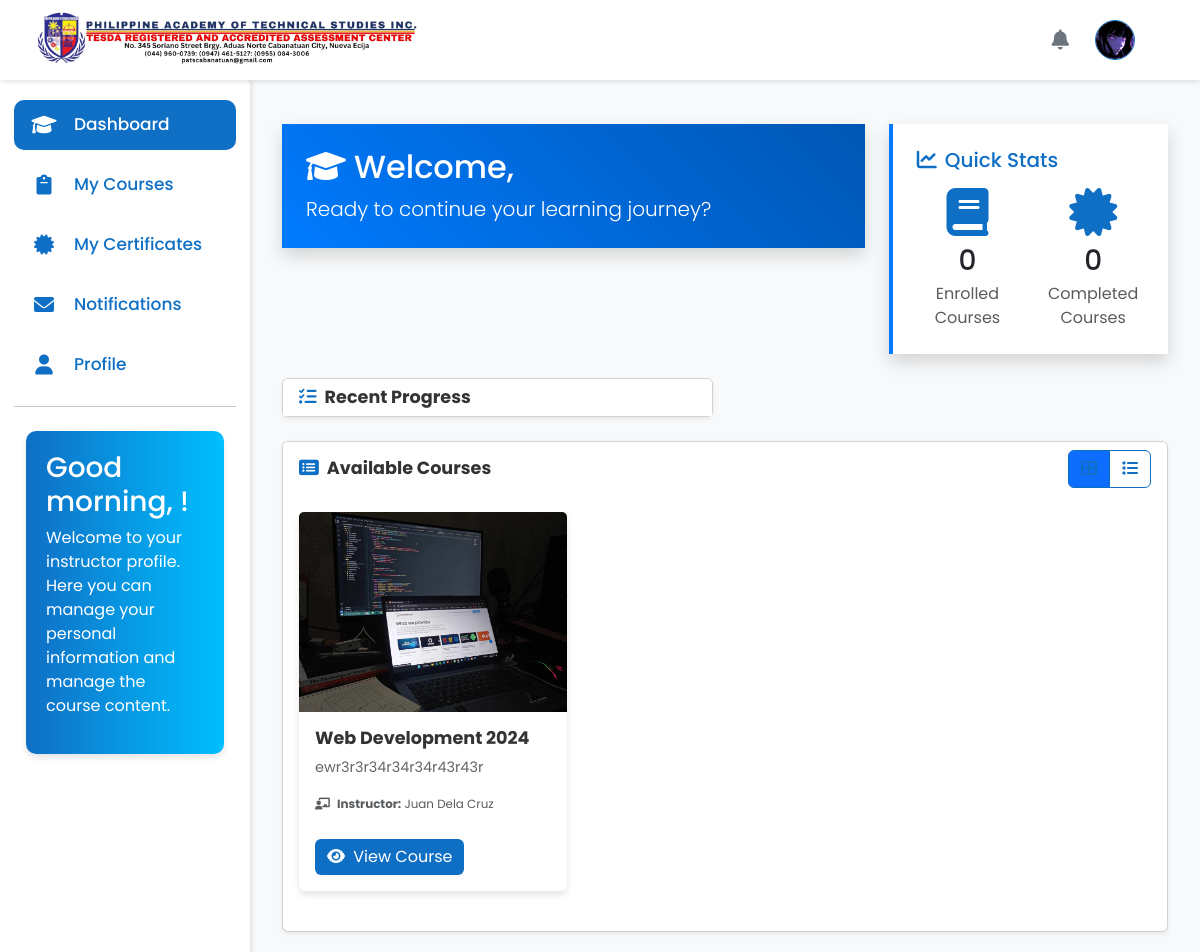
The app's page /student/s_main.php with its own data.
### tables this page shows
CREATE TABLE `courses` (
  `course_id` int(11) NOT NULL,
  `user_id` int(11) NOT NULL,
  `course_name` varchar(50) NOT NULL,
  `course_img` varchar(100) NOT NULL,
  `course_desc` text NOT NULL,
  `course_duration` int(11) NOT NULL,
  `course_code` varchar(8) NOT NULL
);

CREATE TABLE `users` (
  `user_id` int(11) NOT NULL,
  `fullname` varchar(60) NOT NULL,
  `username` varchar(30) NOT NULL,
  `profile_picture` varchar(100) NOT NULL,
  `email` varchar(40) NOT NULL,
  `password` varchar(70) NOT NULL,
  `role` varchar(15) NOT NULL,
  `otp` varchar(6) DEFAULT NULL,
  `otp_expiration` datetime DEFAULT NULL,
  `is_verified` tinyint(1) DEFAULT 0,
  `created_at` datetime NOT NULL DEFAULT current_timestamp()
);

### student/s_dashboard.php (the view, shortened to what this page needs)
<?php
$studentID = $_SESSION['userID'];
$sqlEnrolledCourses = "SELECT COUNT(*) as count FROM enrollments WHERE user_id = '$studentID'";
$resultEnrolledCourses = mysqli_query($connect, $sqlEnrolledCourses);
$enrolledCoursesCount = mysqli_fetch_assoc($resultEnrolledCourses)['count'];
$sqlCompletedCourses = "SELECT COUNT(*) as count FROM enrollments WHERE user_id = '$studentID' AND status = 'Completed'";
$resultCompletedCourses = mysqli_query($connect, $sqlCompletedCourses);
$completedCoursesCount = mysqli_fetch_assoc($resultCompletedCourses)['count'];
?>
<div class="container-fluid dashboard-container mt-4">
    <div class="row mb-4">
        <div class="col-lg-8">
            <div class="welcome-card bg-primary text-white p-4 rounded-lg shadow">
                <h2><i class="fas fa-graduation-cap me-2"></i>Welcome, <?= htmlspecialchars($_SESSION['fullname']); ?></h2>
                <p class="lead mb-0">Ready to continue your learning journey?</p>
            </div>
        </div>
        <div class="col-lg-4">
            <div class="quick-stats bg-white p-4 rounded-lg shadow">
                <h5 class="text-primary mb-3"><i class="fas fa-chart-line me-2"></i>Quick Stats</h5>
                <div class="row">
                    <div class="col-6">
                        <div class="stat-item text-center">
                            <i class="fas fa-book text-primary fa-3x mb-2"></i>
                            <h3 class="mb-1"><?= $enrolledCoursesCount; ?></h3>
                            <p class="text-muted mb-0">Enrolled Courses</p>
                        </div>
                    </div>
                    <div class="col-6">
                        <div class="stat-item text-center">
                            <i class="fas fa-certificate text-primary fa-3x mb-2"></i>
                            <h3 class="mb-1"><?= $completedCoursesCount; ?></h3>
                            <p class="text-muted mb-0">Completed Courses</p>
                        </div>
                    </div>
                </div>
            </div>
        </div>
    </div>
    <div class="row mb-4">
        <div class="col-lg-6">
            <div class="card shadow-sm">
                <div class="card-header bg-white border-0">
                    <h5 class="card-title mb-0"><i class="fas fa-tasks text-primary me-2"></i>Recent Progress</h5>
                </div>
            </div>
        </div>
        <div class="col-lg-6">
        </div>
    </div>
    <div class="card shadow-sm">
        <div class="card-header bg-white border-0 d-flex justify-content-between align-items-center">
            <h5 class="card-title mb-0"><i class="fas fa-list-alt text-primary me-2"></i>Available Courses</h5>
            <div class="btn-group" role="group" aria-label="Course view options">
                <button type="button" class="btn btn-outline-primary active" id="gridView"><i class="fas fa-th-large"></i></button>
                <button type="button" class="btn btn-outline-primary" id="listView"><i class="fas fa-list"></i></button>
            </div>
        </div>
        <div class="card-body">
            <div class="row courses" id="coursesContainer">
                <?php
                $sqlShowCourses = "
                    SELECT c.course_id, c.course_name, c.course_img, c.course_desc, u.fullname AS instructor_name,
                           e.enrollment_id, b.end_date
                    FROM courses c
                    JOIN users u ON c.user_id = u.user_id
                    LEFT JOIN enrollments e ON c.course_id = e.course_id AND e.user_id = '$studentID'
                    LEFT JOIN batches b ON e.batch_id = b.batch_id
                ";
                $resultShowCourses = mysqli_query($connect, $sqlShowCourses);
                if (mysqli_num_rows($resultShowCourses) == 0) {
                    echo '<div class="col-12"><div class="alert alert-info">No available courses</div></div>';
                } else {
                    while ($rowCourses = mysqli_fetch_assoc($resultShowCourses)) {
                        $courseID = $rowCourses['course_id'];
                        $courseName = $rowCourses['course_name'];
                        $courseImg = $rowCourses['course_img'];
                        $courseDesc = $rowCourses['course_desc'];
                        $instructorName = $rowCourses['instructor_name'];
                        $hasActiveBatches = is_null($rowCourses['end_date']) || $rowCourses['end_date'] >= date('Y-m-d');
                        ?>
                        <div class="col-md-6 col-lg-4 mb-4 course-item">
                            <div class="card h-100 course-card <?= !$hasActiveBatches ? 'ended' : 'ongoing'; ?>">
                                <div class="course-image-wrapper">
                                    <img src="../instructor/<?= htmlspecialchars($courseImg); ?>" class="card-img-top course-image" alt="<?= htmlspecialchars($courseName); ?>">
                                </div>
                                <div class="card-body d-flex flex-column">
                                    <h5 class="card-title"><?= htmlspecialchars($courseName); ?></h5>
                                    <p class="card-text course-desc flex-grow-1"><?= htmlspecialchars($courseDesc); ?></p>
                                    <div class="mt-auto">
                                        <p class="card-text instructor-name">
                                            <small class="text-muted">
                                                <i class="fas fa-chalkboard-teacher me-1"></i>
                                                <strong>Instructor:</strong> <?= htmlspecialchars($instructorName); ?>
                                            </small>
                                        </p>
                                        <?php if ($hasActiveBatches): ?>
                                            <a href="?page=s_course_details&viewContent=<?= $courseID; ?>" class="btn btn-primary mt-2">
                                                <i class="fas fa-eye me-1"></i> View Course
                                            </a>
                                        <?php else: ?>
                                            <p class="ended-message mt-2">
                                                <i class="fas fa-calendar-times me-1"></i> This course has ended.
                                            </p>
                                        <?php endif; ?>
                                    </div>
                                </div>
                            </div>
                        </div>
                    <?php
                    }
                }
                ?>
            </div>
        </div>
    </div>
</div>

### styles/sideNav.css (style rules this page uses)
* { margin: 0; padding: 0; box-sizing: border-box; font-family: 'Poppins', sans-serif; }
:root { --body-color: #cbedfd; --sidebar-color: #FFF; --primary-color: #0f6fc5; --primary-color-light: #F6F5FF; --toggle-color: #DDD; --text-color: #0f6fc5; --background-color: white; --tran-03: all 0.2s ease; --tran-04: all 0.3s ease; --tran-05: all 0.3s ease; }
body { font-family: 'Poppins', sans-serif; background-color: var(--background-color); padding-top: 80px; }

### styles/color.css (style rules this page uses)
:root { --primary-color: #0f6fc5; --secondary-color: #6c757d; --success-color: #28a745; --danger-color: #dc3545; --warning-color: #ffc107; --info-color: #17a2b8; --light-color: #f8f9fa; --dark-color: #343a40; --text-primary: #212529; --text-secondary: #6c757d; --text-light: #f8f9fa; --bg-primary: #ffffff; --bg-secondary: #f8f9fa; --border-color: #dee2e6; --accent-color: #fd7e14; --highlight-color: #20c997; }

### student/s_main.php (style rules this page uses)
.btn-primary, .bg-primary { background-color: #0f6fc5 !important; border-color: #0f6fc5 !important; }
.btn-outline-primary { color: #0f6fc5 !important; border-color: #0f6fc5 !important; }
.text-primary { color: #0f6fc5 !important; }

### student/s_dashboard.php (style rules this page uses)
body { background-color: #f8f9fa; }
.dashboard-container { max-width: 1200px; margin: 0 auto; }
.welcome-card { background: linear-gradient(45deg, #007bff, #0056b3); }
.quick-stats { border-left: 4px solid #007bff; }
.courses { transition: all 0.3s ease; }
.course-card { transition: all 0.3s ease; border: none; box-shadow: 0 4px 6px rgba(0, 0, 0, 0.1); }
.course-image-wrapper { position: relative; height: 200px; overflow: hidden; }
.course-image { width: 100%; height: 100%; object-fit: cover; }
.card-title { font-size: 1.1rem; font-weight: bold; color: #333; }
.course-desc { font-size: 0.9rem; color: #666; display: -webkit-box; -webkit-line-clamp: 3; -webkit-box-orient: vertical; overflow: hidden; }
.instructor-name { font-size: 0.85rem; }
.btn-primary { background-color: #007bff; border: none; transition: background-color 0.3s ease; }

### records on screen
courses: course_img (picture), course_name "Web Development 2024", course_desc "ewr3r3r34r34r34r43r43r", user.fullname "Juan Dela Cruz"

### other values on screen
$enrolledCoursesCount "0"
$completedCoursesCount "0"
